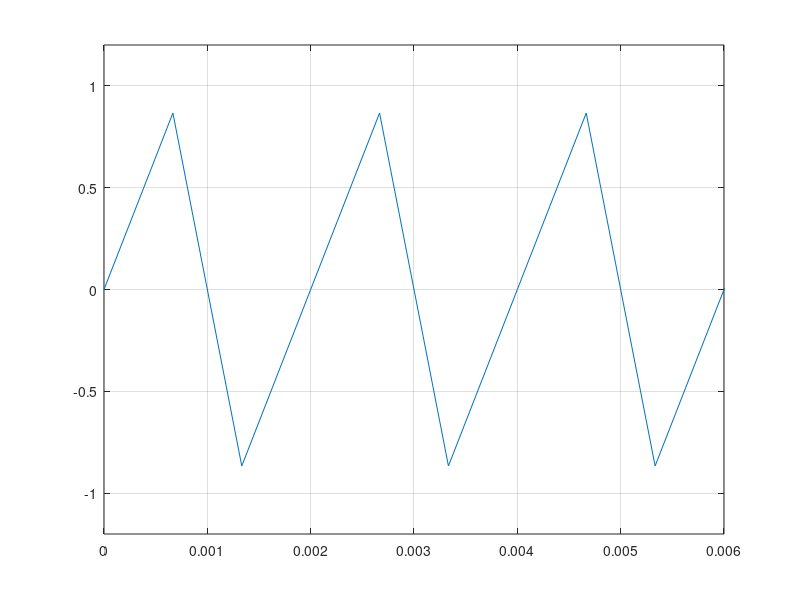

The MATLAB source for this figure:
%% Experiment with sampling of a sine wave.
% You are expected to run the program one section at a time and examine the
% results. %
% Create a tone (sine wave) of frequency 1 kHz (1000 Hz)
f = 1000;
% Choose a sampling rate of 8 kHz which is definitely way above twice the
% highest frequency in the signal. 
fs = 8000;
% Let the signal be 1 second long so we can hear it clearly without being
% too long.
t = 0:1/ fs :1;
x = sin(2*pi*f*t);
% Plot first six milliseconds of the tone. Observe that in 6 milliseconds,
% you get 6 complete cycles of the waveform as expected for a 1 kHz signal. 
plot(t,x); grid on; axis([0 6e-03 -1.2 1.2]);
% Listen to the signal. You can hear a 1 kHz tone, right?
sound(x,fs);
%% What would happen if you sampled at 1500 Hz (i.e. less than 2*f)?
% Fs/2 = 750 Hz, so f exceeds Fs/2. This means that the sampled signal
% would appear as -(Fs - f) = -(1500 - 1000) = -500 Hz. Let us check.
f = 10;
fs = 100;
ds_factor = 2;
downsampled_fs = fs / ds_factor;
t = 0:1/fs:1; % sampling instants corresponding to the new fs.
x = sin(2*pi*f*t); % we did not change ’f’, it is still 1000 Hz.
x_downsampled = downsample(x, ds_factor); % downsample signal by a factor of 2
t_downsampled = 0:1/downsampled_fs:1; % adjust sampling instants for new sampling rate
plot(t_downsampled, x_downsampled); grid on; axis([0 6e-03 -1.2 1.2]);
% Plot first 6 milliseconds. You expect to see 3 cycles since 500 Hz is 2ms
% per cycle. You also expect to see opposite phase since the frequency is
% negative. Check!
%plot(t,x); grid on; axis([0 6e-03 -1.2 1.2]);
% Listen to the signal. Does it sound the same as before? No, it is 500 Hz. sound(x,fs); 
% Don’t forget to specify ’fs’ in the ’sound’ command.
%% What if the sine wave being sampled has a frequency ’f’ that is higher than ’ fs’?
% The aparent frequency will again be (f - fs). Try sampling a
% 4500 Hz signal at a sampling rate of 4000 Hz and see (listen).
f = 2000;
fs = 1500;
t = 0:1/ fs :1;
x = sin(2*pi*f*t);
plot(t,x); grid on; axis([0 6e-03 -1.2 1.2]);
% Listen to the signal. It is 500 Hz as in the previous section but note % the initial phase in the plot. Why is it different from the previous
% section?
sound(x,fs);

